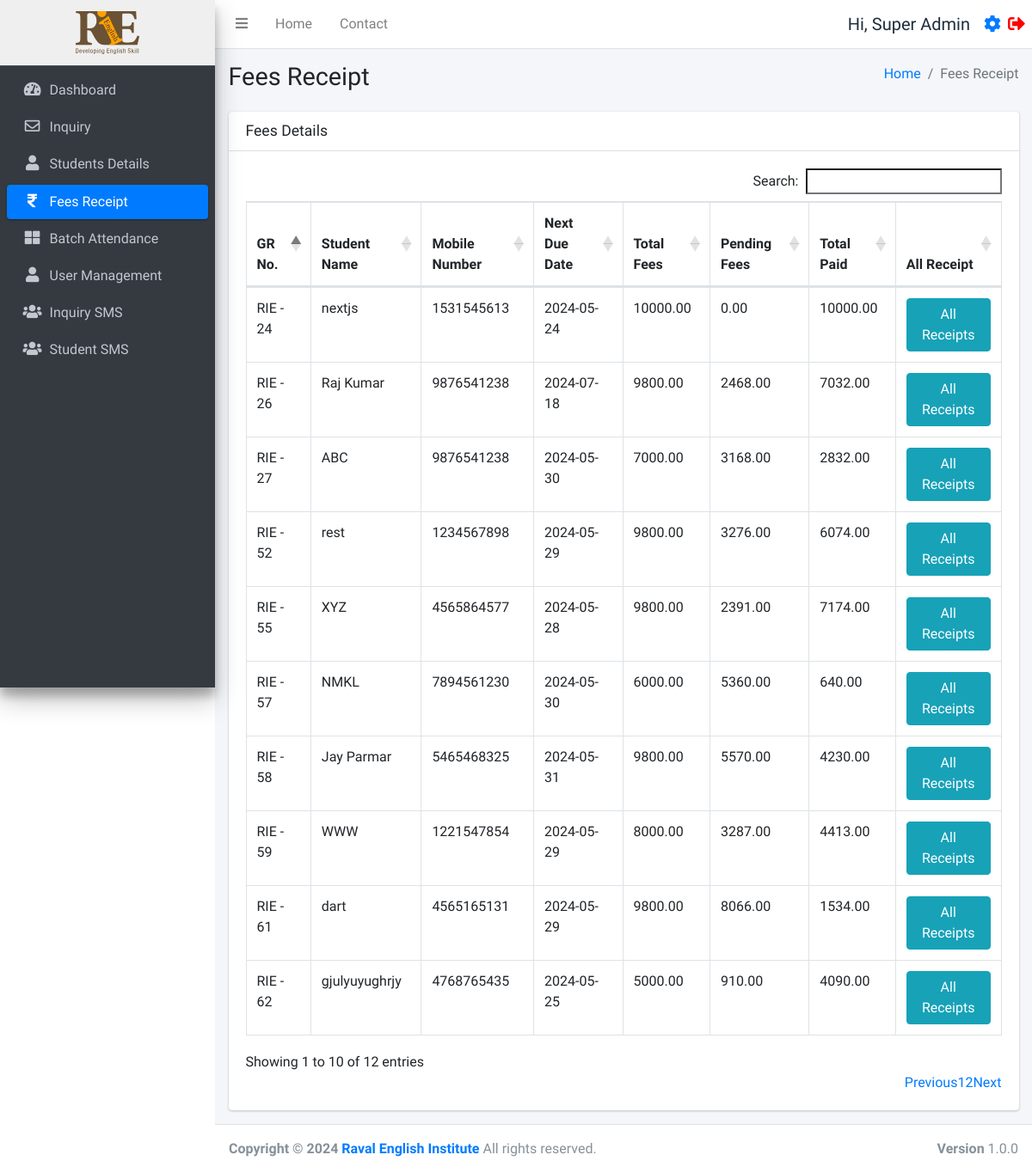
The page /fees.php (signed in) on the database as committed earlier.
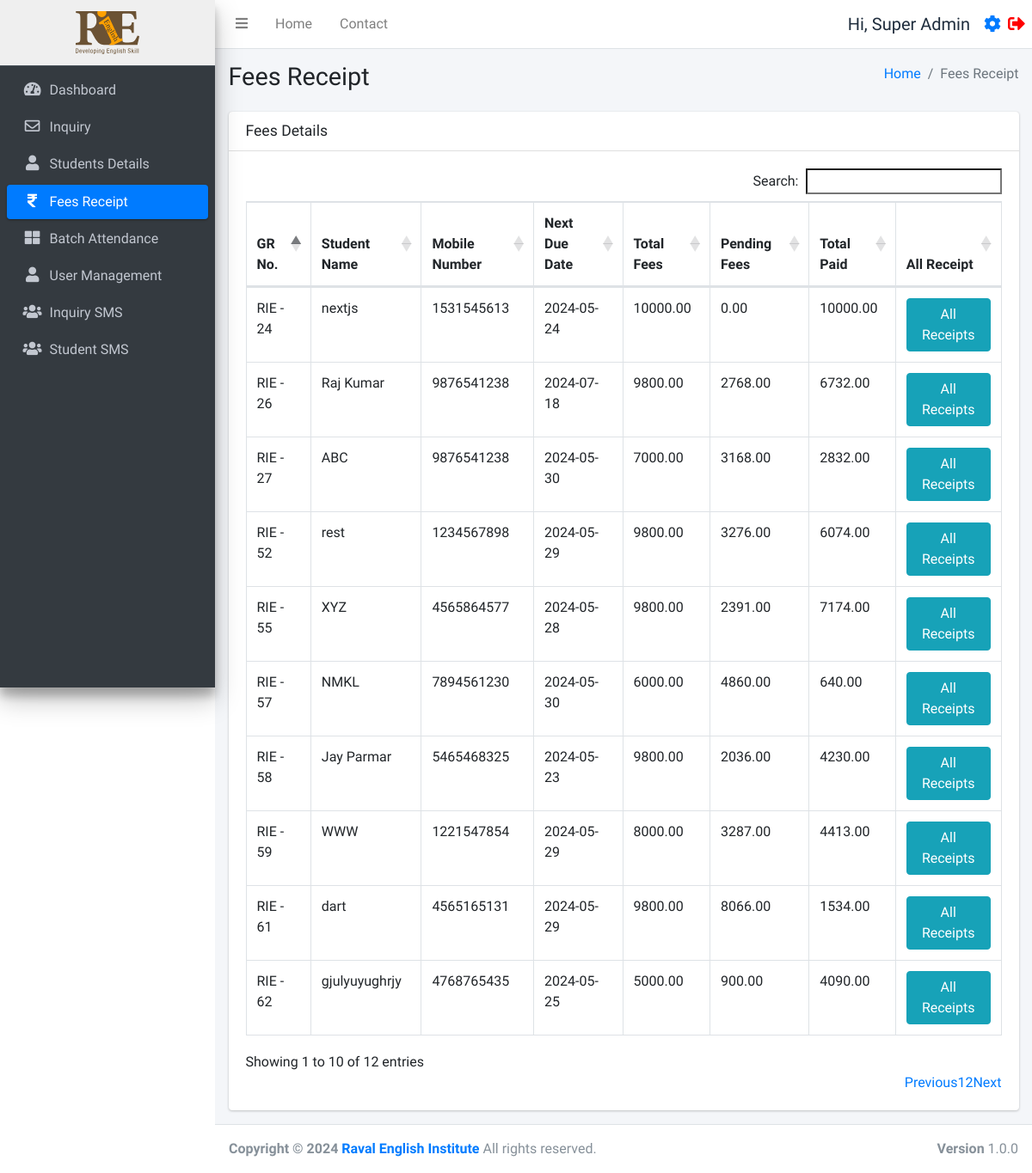
The same page on the database as committed later.
### tables this page shows
CREATE TABLE `studentinfo` (
  `id` int(11) NOT NULL,
  `name` varchar(255) DEFAULT NULL,
  `batch` int(11) DEFAULT NULL,
  `batch_name` varchar(255) DEFAULT NULL,
  `father_name` varchar(255) DEFAULT NULL,
  `mother_name` varchar(255) DEFAULT NULL,
  `dob` date DEFAULT NULL,
  `gender` varchar(50) DEFAULT NULL,
  `mobile_number` varchar(15) DEFAULT NULL,
  `fee_status` int(10) DEFAULT 0,
  `profession` varchar(100) DEFAULT NULL,
  `address` varchar(255) DEFAULT NULL,
  `admission_time` date DEFAULT NULL,
  `due_date` date DEFAULT NULL,
  `created_at` datetime NOT NULL DEFAULT current_timestamp(),
  `pending_fees` int(10) DEFAULT 0,
  `discount` int(10) NOT NULL,
  `total_fees` int(11) NOT NULL,
  `paid_fees` int(11) NOT NULL,
  `father_number` varchar(50) NOT NULL,
  `home_number` varchar(50) NOT NULL,
  `reference` varchar(200) DEFAULT NULL,
  `father_profession` varchar(200) DEFAULT NULL,
  `workplace_address` varchar(255) DEFAULT NULL,
  `aadharcard_number` varchar(20) DEFAULT NULL,
  `joining_purpose` varchar(255) DEFAULT NULL,
  `extratime_daily` varchar(255) DEFAULT NULL,
  `gmail_id` varchar(255) DEFAULT NULL
);

### fees.php (the view, shortened to what this page needs)
<!DOCTYPE html>
<html lang="en">
<head>
</head>
<?php include ('./header.php');
require_once 'function.php';
$query = "
    SELECT si.id, si.name, si.mobile_number,si.due_date, si.total_fees, si.pending_fees, COALESCE(SUM(r.amount), 0) AS total_paid
    FROM studentinfo si
    LEFT JOIN receipt r ON si.id = r.student_id
    GROUP BY si.id
";
$students = $db->query($query)->fetchAll(PDO::FETCH_ASSOC);
?>
<div class="content-wrapper">
  <div class="content-header">
    <div class="container-fluid">
      <div class="row mb-2">
        <div class="col-sm-6">
          <h1 class="m-0">Fees Receipt</h1>
        </div>
        <div class="col-sm-6">
          <ol class="breadcrumb float-sm-right">
            <li class="breadcrumb-item"><a href="./dashboard.php">Home</a></li>
            <li class="breadcrumb-item active">Fees Receipt</li>
          </ol>
        </div>
      </div>
    </div>
  </div>
  <section class="content">
    <div class="container-fluid">
      <div class="row">
        <div class="col-12">
          <div class="card">
            <div class="card-header">
              <h3 class="card-title">Fees Details</h3>
            </div>
            <div class="card-body">
              <div class="table-responsive">
                <table id="example1" class="table table-bordered">
                  <thead>
                    <tr>
                      <th>GR No.</th>
                      <th>Student Name</th>
                      <th>Mobile Number</th>
                      <th>Next Due Date</th>
                      <th>Total Fees</th>
                      <th>Pending Fees</th>
                      <th>Total Paid</th>
                      <th>All Receipt</th>
                    </tr>
                  </thead>
                  <tbody>
                    <?php foreach ($students as $student): ?>
                    <tr>
                      <td>RIE - <?php echo $student['id']; ?></td>
                      <td><?php echo $student['name']; ?></td>
                      <td><?php echo $student['mobile_number']; ?></td>
                      <td><?php echo $student['due_date']; ?></td>
                      <td><?php echo $student['total_fees']; ?>.00</td>
                      <td><?php echo $student['pending_fees']; ?>.00</td>
                      <td><?php echo $student['total_paid']; ?></td>
                      <td><a href='javascript:void(0);' onclick='confirmAllReceipts("<?php echo $student['id']; ?>")' class='btn btn-info'>All Receipts</a></td>
                    </tr>
                    <?php endforeach; ?>
                  </tbody>
                </table>
              </div>
            </div>
          </div>
        </div>
      </div>
    </div>
  </section>
</div>
<?php include ('./footer.php'); ?>

Rows that differ between the two databases and show on the page:
changed studentinfo "Raj Kumar": pending_fees "2468" → "2768"; total_paid "7032.00" → "6732.00"
changed studentinfo "NMKL": pending_fees "5360" → "4860"
changed studentinfo "Jay Parmar": due_date "2024-05-31" → "2024-05-23"; pending_fees "5570" → "2036"
changed studentinfo "gjulyuyughrjy": pending_fees "910" → "900"
